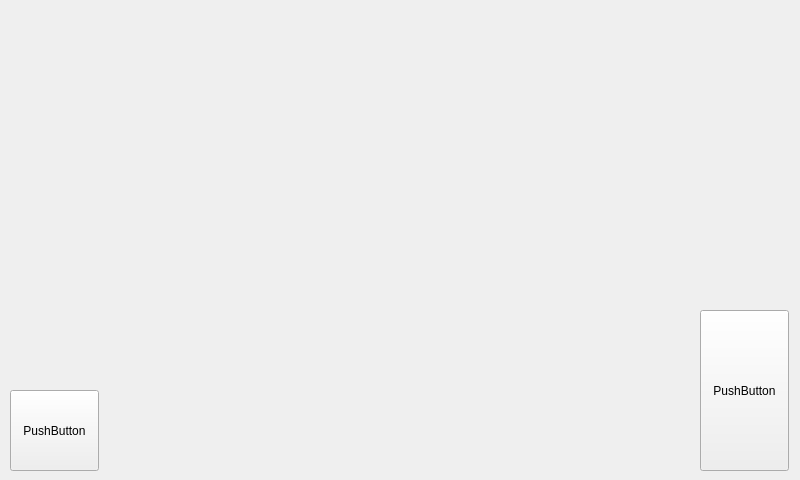
<?xml version="1.0" encoding="UTF-8"?>
<ui version="4.0">
 <class>Form</class>
 <widget class="QWidget" name="Form">
  <property name="geometry">
   <rect>
    <x>0</x>
    <y>0</y>
    <width>800</width>
    <height>480</height>
   </rect>
  </property>
  <property name="windowTitle">
   <string>Form</string>
  </property>
  <widget class="QPushButton" name="pushButton">
   <property name="geometry">
    <rect>
     <x>10</x>
     <y>390</y>
     <width>89</width>
     <height>81</height>
    </rect>
   </property>
   <property name="text">
    <string>PushButton</string>
   </property>
  </widget>
  <widget class="QPushButton" name="pushButton_2">
   <property name="geometry">
    <rect>
     <x>700</x>
     <y>310</y>
     <width>89</width>
     <height>161</height>
    </rect>
   </property>
   <property name="text">
    <string>PushButton</string>
   </property>
  </widget>
 </widget>
 <resources/>
 <connections/>
</ui>
